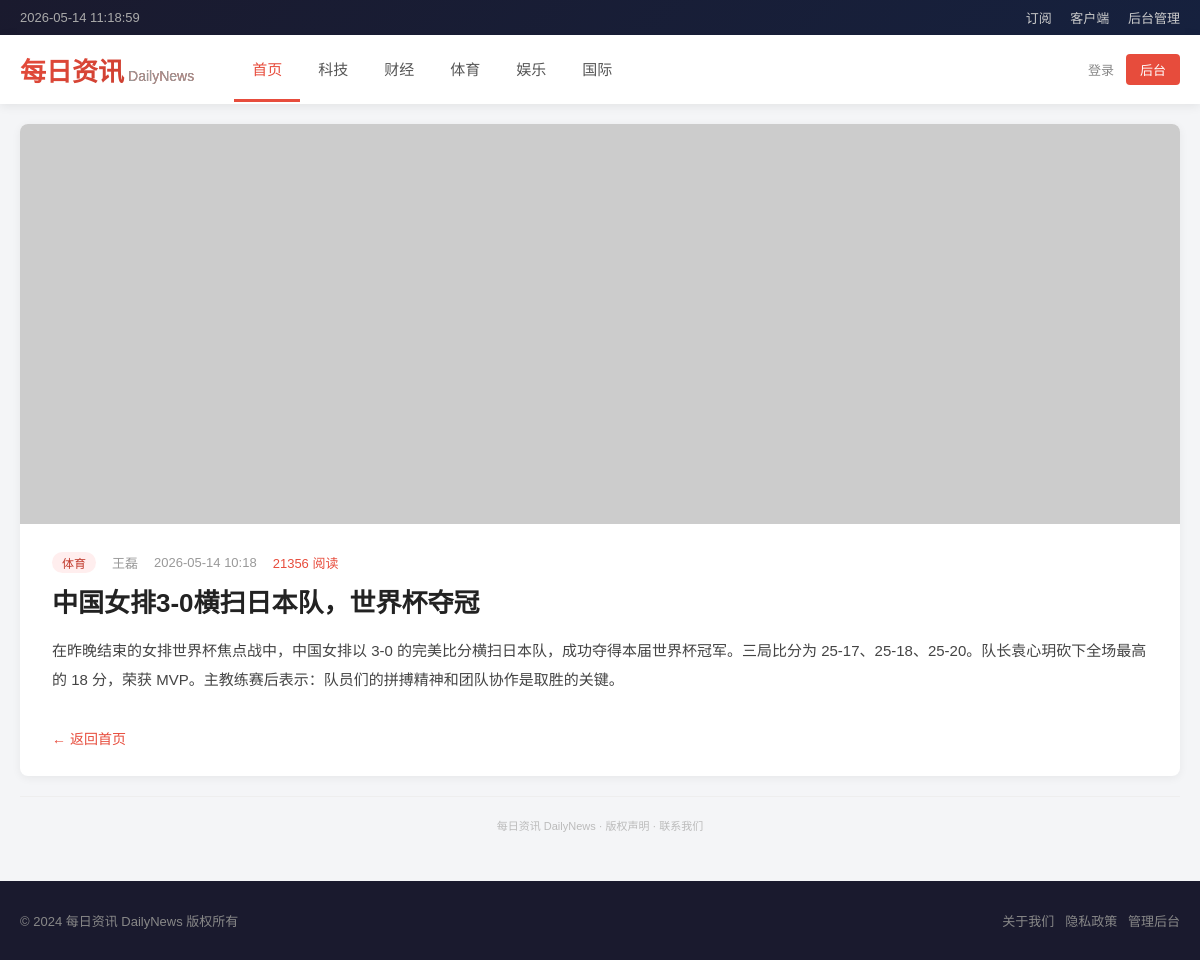
/?id=3, run on the app's committed database.
### tables this page shows
CREATE TABLE IF NOT EXISTS `articles` (
    `id` INT AUTO_INCREMENT PRIMARY KEY,
    `title` VARCHAR(200) NOT NULL,
    `content` TEXT NOT NULL,
    `category_id` INT,
    `author` VARCHAR(50),
    `view_count` INT DEFAULT 0,
    `image_url` VARCHAR(255),
    `created_at` TIMESTAMP DEFAULT CURRENT_TIMESTAMP,
    `updated_at` TIMESTAMP DEFAULT CURRENT_TIMESTAMP ON UPDATE CURRENT_TIMESTAMP
);

CREATE TABLE IF NOT EXISTS `categories` (
    `id` INT AUTO_INCREMENT PRIMARY KEY,
    `name` VARCHAR(50) NOT NULL,
    `description` VARCHAR(200)
);

### index.php (the view, shortened to what this page needs)
<?php
$db = null;
try {
    $db = new mysqli('sqli_db', 'sroot', 'Sr00t_P@ssw0rd_2024!', 'news_db');
    $db->set_charset('utf8mb4');
} catch (Exception $e) {
    die('<div style="text-align:center;padding:50px;font-family:sans-serif;"><h2>Database Connection Failed</h2><p>Please wait a moment and refresh...</p></div>');
}
$article = null;
if (isset($_GET['id'])) {
    $id = $_GET['id'];
    $sql = "SELECT a.*, c.name AS category_name FROM articles a
            LEFT JOIN categories c ON a.category_id = c.id
            WHERE a.id = $id";
    $result = $db->query($sql);
    if ($result && $result->num_rows > 0) {
        $article = $result->fetch_assoc();
    } else {
        $error = true;
    }
}
?>
<!DOCTYPE html>
<html lang="zh-CN">
<head>
</head>
<body>
    <div class="top-bar">
        <div class="container">
            <div class="datetime" id="datetime"></div>
            <div>
                <a href="#">订阅</a>
                <a href="#">客户端</a>
                <a href="/admin/">后台管理</a>
            </div>
        </div>
    </div>
    <header>
        <div class="container">
            <div class="logo">每日资讯<span>DailyNews</span></div>
            <nav>
                <a href="/" class="active">首页</a>
                <a href="#">科技</a>
                <a href="#">财经</a>
                <a href="#">体育</a>
                <a href="#">娱乐</a>
                <a href="#">国际</a>
            </nav>
            <div class="header-right">
                <a href="#">登录</a>
                <a href="/admin/" class="admin-link">后台</a>
            </div>
        </div>
    </header>
    <div class="container">
        <?php if ($article !== null): ?>
            <div class="article-detail" style="margin: 20px 0;">
                <?php if ($article['image_url']): ?>
                <img src="<?php echo htmlspecialchars($article['image_url']); ?>" alt="">
                <?php endif; ?>
                <div class="body">
                    <div class="meta">
                        <span class="cat"><?php echo htmlspecialchars($article['category_name']); ?></span>
                        <span><?php echo htmlspecialchars($article['author']); ?></span>
                        <span><?php echo date('Y-m-d H:i', strtotime($article['created_at'])); ?></span>
                        <span style="color:#e74c3c;"><?php echo (int)$article['view_count']; ?> 阅读</span>
                    </div>
                    <h1><?php echo htmlspecialchars($article['title']); ?></h1>
                    <div class="content">
                        <?php foreach (explode("\n", $article['content']) as $para): ?>
                            <?php if (trim($para)): ?>
                            <p><?php echo htmlspecialchars($para); ?></p>
                            <?php endif; ?>
                        <?php endforeach; ?>
                    </div>
                    <a href="/" class="back-btn">← 返回首页</a>
                </div>
            </div>
        <?php endif; ?>
        <div class="source-note">每日资讯 DailyNews · 版权声明 · 联系我们</div>
    </div>
    <footer>
        <div class="container">
            <div>© 2024 每日资讯 DailyNews 版权所有</div>
            <div>
                <a href="#">关于我们</a>&nbsp;&nbsp;
                <a href="#">隐私政策</a>&nbsp;&nbsp;
                <a href="/admin/">管理后台</a>
            </div>
        </div>
    </footer>
</body>
</html>

### index.php (style rules this page uses)
* { margin: 0; padding: 0; box-sizing: border-box; }
body { font-family: 'PingFang SC', 'Microsoft YaHei', sans-serif; background: #f4f5f7; color: #333; }
.top-bar { background: linear-gradient(135deg, #1a1a2e, #16213e); color: white; padding: 8px 0; font-size: 13px; }
.top-bar .container { display: flex; justify-content: space-between; align-items: center; }
.top-bar a { color: #ccc; text-decoration: none; margin-left: 15px; transition: color 0.2s; }
.top-bar .datetime { color: #aaa; }
header { background: white; box-shadow: 0 2px 10px rgba(0,0,0,0.08); position: sticky; top: 0; z-index: 100; }
header .container { display: flex; align-items: center; padding: 0 20px; }
.logo { font-size: 26px; font-weight: 800; background: linear-gradient(135deg, #e74c3c, #c0392b); -webkit-background-clip: text; -webkit-text-fill-color: transparent; padding: 16px 0; margin-right: 40px; }
.logo span { font-size: 14px; font-weight: 400; -webkit-text-fill-color: #999; margin-left: 4px; }
nav { display: flex; gap: 0; }
nav a { display: block; padding: 20px 18px; color: #555; text-decoration: none; font-size: 15px; font-weight: 500; border-bottom: 3px solid transparent; transition: all 0.2s; }
nav a:hover, nav a.active { color: #e74c3c; border-bottom-color: #e74c3c; }
.header-right { margin-left: auto; display: flex; align-items: center; gap: 12px; }
.header-right a { color: #888; text-decoration: none; font-size: 13px; }
.admin-link { background: #e74c3c; color: white !important; padding: 6px 14px; border-radius: 4px; }
.container { max-width: 1200px; margin: 0 auto; padding: 0 20px; }
.article-detail { background: white; border-radius: 8px; overflow: hidden; box-shadow: 0 2px 10px rgba(0,0,0,0.06); }
.article-detail img { width: 100%; height: 400px; object-fit: cover; display: block; }
.article-detail .body { padding: 28px 32px; }
.article-detail .meta { font-size: 13px; color: #999; margin-bottom: 12px; display: flex; gap: 16px; align-items: center; }
.article-detail .meta .cat { background: #fee; color: #c0392b; padding: 2px 10px; border-radius: 20px; font-size: 12px; }
.article-detail h1 { font-size: 26px; line-height: 1.4; margin-bottom: 16px; color: #222; }
.article-detail .content { font-size: 15px; line-height: 1.9; color: #444; }
.article-detail .content p { margin-bottom: 14px; }
.back-btn { display: inline-block; margin-top: 20px; color: #e74c3c; text-decoration: none; font-size: 14px; }
.source-note { text-align: center; font-size: 11px; color: #bbb; padding: 20px 0 8px; border-top: 1px solid #eee; margin-top: 10px; }
footer { background: #1a1a2e; color: #888; padding: 30px 0; margin-top: 40px; font-size: 13px; }
footer .container { display: flex; justify-content: space-between; align-items: center; }
footer a { color: #888; text-decoration: none; }

### data on the page
articles: category.name "体育", author "王磊", created_at "2026-05-14 10:18", view_count "21356", title "中国女排3-0横扫日本队，世界杯夺冠", content "在昨晚结束的女排世界杯焦点战中，中国女排以 3-0 的完美比分横扫日本队，成功夺得本届世界杯冠军。三局比分为 25-17、25-18、25-20。队长袁心玥砍下全场最高的 18 分，荣获 MVP。主教练赛后表示：队员们的拼搏精神和团队协作是取胜的关键。"
